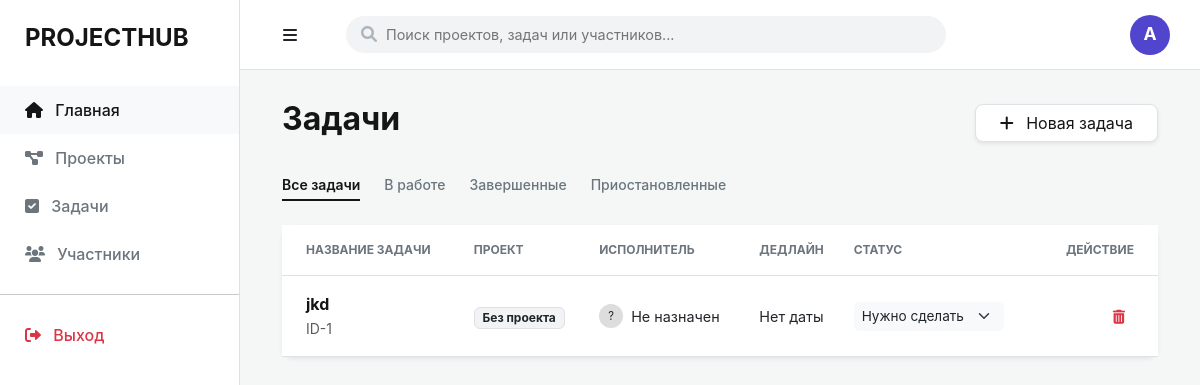
/tasks, run on an earlier commit of the app's database.
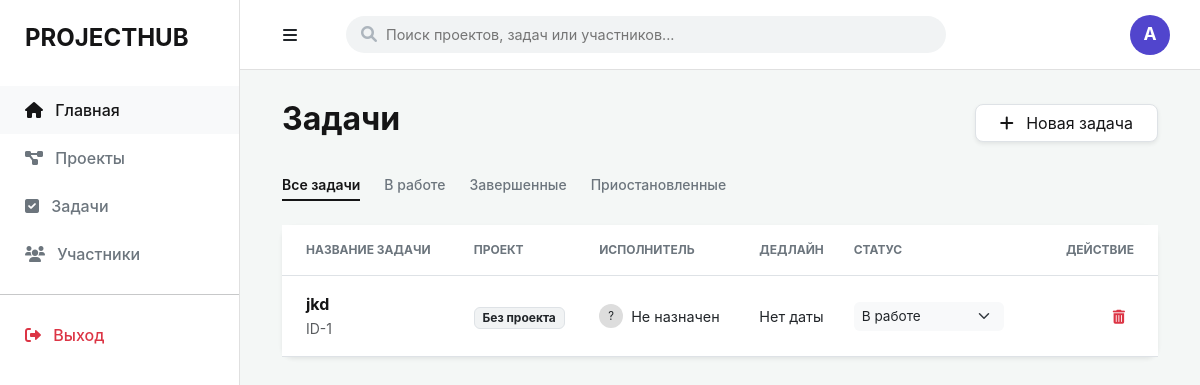
And on a later commit of the database.
### app/models/task.py (models this page shows)
class Task(Base):
    __tablename__ = "tasks"
    id = Column(Integer, primary_key=True, index=True)
    title = Column(String)
    status = Column(String, default="To Do")
    deadline = Column(Date, nullable=True)
    project_id = Column(Integer, ForeignKey("projects.id"))

### app/main.py (the view)
@app.get("/tasks", response_class=HTMLResponse)
async def tasks_page(request: Request, status: str = None, db: Session = Depends(get_db)):
    try:
        query = db.query(Task)
        if status:
            query = query.filter(Task.status == status)
        tasks = query.all()
        projects = db.query(Project).all()
        return templates.TemplateResponse("tasks.html", {
            "request": request,
            "tasks": tasks,
            "projects": projects,
            "current_status": status # Передаем текущий фильтр в шаблон
        })
    except Exception as e:
        return HTMLResponse(content=f"Ошибка: {e}", status_code=500)

### templates/tasks.html (shortened to what this page needs)
{% extends "base.html" %}
{% block content %}
<div class="container-fluid">
    <div class="d-flex justify-content-between align-items-center mb-4">
        <h2 class="fw-bold" style="color: var(--neutral-dark);">Задачи</h2>
        <button class="btn border shadow-sm px-4" style="background: #ffffff; color: var(--neutral-dark); border-radius: 8px;">
            <i class="fas fa-plus me-2"></i> Новая задача
        </button>
    </div>
    <div class="d-flex gap-2 mb-4">
    <a href="/tasks" class="btn btn-sm pb-1 px-0 me-3 shadow-none {% if not current_status %}active-filter{% endif %}"
       style="border: none; font-weight: {% if not current_status %}600{% else %}500{% endif %}; color: {% if not current_status %}var(--neutral-dark){% else %}var(--neutral-gray){% endif %}; {% if not current_status %}border-bottom: 2px solid var(--neutral-dark) !important; border-radius: 0;{% endif %}">
       Все задачи
    </a>
    <a href="/tasks?status=In Progress" class="btn btn-sm pb-1 px-0 me-3 shadow-none"
       style="border: none; font-weight: {% if current_status == 'In Progress' %}600{% else %}500{% endif %}; color: {% if current_status == 'In Progress' %}var(--neutral-dark){% else %}var(--neutral-gray){% endif %}; ">
       В работе
    </a>
    <a href="/tasks?status=Done" class="btn btn-sm pb-1 px-0 me-3 shadow-none"
       style="border: none; font-weight: {% if current_status == 'Done' %}600{% else %}500{% endif %}; color: {% if current_status == 'Done' %}var(--neutral-dark){% else %}var(--neutral-gray){% endif %}; ">
       Завершенные
    </a>
    <a href="/tasks?status=On Hold" class="btn btn-sm pb-1 px-0 shadow-none"
       style="border: none; font-weight: {% if current_status == 'On Hold' %}600{% else %}500{% endif %}; color: {% if current_status == 'On Hold' %}var(--neutral-dark){% else %}var(--neutral-gray){% endif %}; ">
       Приостановленные
    </a>
</div>
    <div class="card border-0 shadow-sm" style="border-radius: 12px;">
        <div class="table-responsive">
            <table class="table align-middle mb-0" style="background: #ffffff;">
                <thead style="background: #f8f9fa;">
                    <tr>
                        <th class="ps-4 py-3" style="font-size: 0.75rem; text-transform: uppercase; color: var(--neutral-gray);">Название задачи</th>
                        <th class="py-3" style="font-size: 0.75rem; text-transform: uppercase; color: var(--neutral-gray);">Проект</th>
                        <th class="py-3" style="font-size: 0.75rem; text-transform: uppercase; color: var(--neutral-gray);">Исполнитель</th>
                        <th class="py-3" style="font-size: 0.75rem; text-transform: uppercase; color: var(--neutral-gray);">Дедлайн</th>
                        <th class="py-3" style="font-size: 0.75rem; text-transform: uppercase; color: var(--neutral-gray);">Статус</th>
                        <th class="pe-4 py-3 text-end" style="font-size: 0.75rem; text-transform: uppercase; color: var(--neutral-gray);">Действие</th>
                    </tr>
                </thead>
                <tbody>
    {% for task in tasks %}
    <tr class="border-bottom {% if task.status == 'Done' %}opacity-50{% endif %}" style="transition: all 0.3s ease;">
        <td class="ps-4 py-3">
            <div class="fw-bold" style="color: var(--neutral-dark);">
                {{ task.title }}
            </div>
            <small class="text-muted">ID-{{ task.id }}</small>
        </td>
        <td>
            <span class="badge border text-dark font-weight-normal" style="background: #f1f3f4; border-radius: 6px;">
                {{ task.project.title if task.project else 'Без проекта' }}
            </span>
        </td>
        <td>
            <div class="d-flex align-items-center">
                <div class="rounded-circle me-2" style="width: 24px; height: 24px; background: #ddd; display: flex; align-items: center; justify-content: center; font-size: 0.7rem;">
                    {{ task.owner.username[0] if task.owner else '?' }}
                </div>
                <span style="font-size: 0.9rem;">{{ task.owner.username if task.owner else 'Не назначен' }}</span>
            </div>
        </td>
        <td style="font-size: 0.9rem;">
            {{ task.deadline.strftime('%d %b, %Y') if task.deadline else 'Нет даты' }}
        </td>
        <td>
            <form action="/tasks/update-status/{{ task.id }}" method="post" style="margin: 0;">
                <select name="status" onchange="this.form.submit()" class="form-select form-select-sm border-0 bg-light shadow-none" style="width: 150px; font-size: 0.85rem; cursor: pointer; border-radius: 6px;">
                    <option value="To Do" {% if task.status == 'To Do' %}selected{% endif %}>Нужно сделать</option>
                    <option value="In Progress" {% if task.status == 'In Progress' %}selected{% endif %}>В работе</option>
                </select>
            </form>
        </td>
        <td class="pe-4 text-end">
    <form action="/tasks/delete/{{ task.id }}" method="post" style="display: inline;" onsubmit="return confirm('Удалить эту задачу?')">
        <button type="submit" class="btn btn-sm text-danger shadow-none" title="Удалить">
            <i class="fas fa-trash-alt"></i>
        </button>
    </form>
</td>
    </tr>
    {% else %}
    <tr>
        <td colspan="6" class="text-center py-5 text-muted">Задач пока нет. Создайте первую!</td>
    </tr>
    {% endfor %}
</tbody>
            </table>
        </div>
    </div>
</div>
{% endblock %}

### templates/base.html (shortened to what this page needs)
<!DOCTYPE html>
<html lang="ru">
<head>
    <link href="https://cdn.jsdelivr.net/npm/bootstrap@5.3.0/dist/css/bootstrap.min.css" rel="stylesheet">
    <link rel="stylesheet" href="https://cdnjs.cloudflare.com/ajax/libs/font-awesome/6.0.0/css/all.min.css">
</head>
<body>
    <div class="sidebar" id="sidebar">
        <div class="sidebar-brand text-uppercase">ProjectHub</div>
        <nav class="nav flex-column">
            <a class="nav-link active" href="/"><i class="fas fa-home me-2"></i> Главная</a>
            <a class="nav-link" href="/projects"><i class="fas fa-project-diagram me-2"></i> Проекты</a>
            <a class="nav-link" href="/tasks"><i class="fas fa-check-square me-2"></i> Задачи</a>
            <a class="nav-link" href="/users"><i class="fas fa-users me-2"></i> Участники</a>
            <hr>
            <a class="nav-link text-danger" href="#"><i class="fas fa-sign-out-alt me-2"></i> Выход</a>
        </nav>
    </div>
    <div class="topbar" id="topbar">
        <button class="btn me-3" id="toggleBtn">
            <i class="fas fa-bars"></i>
        </button>
        <div class="search-container" id="searchContainer">
            <form action="/search" method="get" id="searchForm">
                <div class="search-input-group">
                    <i class="fas fa-search"></i>
                    <input type="text" id="searchInput" name="q" class="custom-search-input" placeholder="Поиск проектов, задач или участников..." autocomplete="off">
                </div>
            </form>
        </div>
        <div class="ms-auto dropdown profile-dropdown">
            <a href="#" class="d-flex align-items-center text-decoration-none dropdown-toggle" id="profileMenu" data-bs-toggle="dropdown" aria-expanded="false">
                <div class="profile-avatar">A</div>
            </a>
        </div>
    </div>
    <div class="main-content" id="mainContent">
        {% block content %}{% endblock %}
    </div>
</body>
</html>

### templates/base.html (style rules this page uses)
:root { --sidebar-width: 240px; --topbar-height: 70px; --neutral-dark: #151516; --neutral-gray: #6c757d; }
body { background-color: #f4f7f6; font-family: 'Inter', sans-serif; margin: 0; overflow-x: hidden; }
.sidebar { width: var(--sidebar-width); height: 100vh; position: fixed; left: 0; top: 0; background: #ffffff; border-right: 1px solid #e0e0e0; padding-top: 20px; z-index: 1050; transition: transform 0.3s ease; }
.sidebar-brand { padding: 0 25px 30px; font-size: 1.5rem; font-weight: 700; color: var(--neutral-dark); }
.nav-link { padding: 12px 25px; color: var(--neutral-gray); font-weight: 500; transition: all 0.3s; text-decoration: none; display: block; }
.nav-link:hover, .nav-link.active { color: var(--neutral-dark); background: #f8f9fa; }
.topbar { height: var(--topbar-height); margin-left: var(--sidebar-width); background: #ffffff; border-bottom: 1px solid #e0e0e0; display: flex; align-items: center; padding: 0 30px; position: sticky; top: 0; z-index: 1000; transition: margin-left 0.3s ease; }
.search-container { flex-grow: 1; max-width: 600px; margin-left: 20px; position: relative; }
.search-input-group { position: relative; display: flex; align-items: center; }
.search-input-group i { position: absolute; left: 15px; color: #adb5bd; }
.custom-search-input { width: 100%; padding: 8px 10px 8px 40px; background: #f1f3f4; border: none; border-radius: 20px; font-size: 0.9rem; outline: none; }
.profile-dropdown .dropdown-toggle::after { display: none; }
.profile-avatar { width: 40px; height: 40px; background-color: #5145cd; border-radius: 50%; color: white; display: flex; align-items: center; justify-content: center; font-weight: bold; font-size: 1.1rem; }
.main-content { margin-left: var(--sidebar-width); padding: 30px; min-height: calc(100vh - var(--topbar-height)); transition: margin-left 0.3s ease; }

What changed in the data, as far as the page shows it:
changed Task "jkd": status "Нужно сделать" → "В работе"
